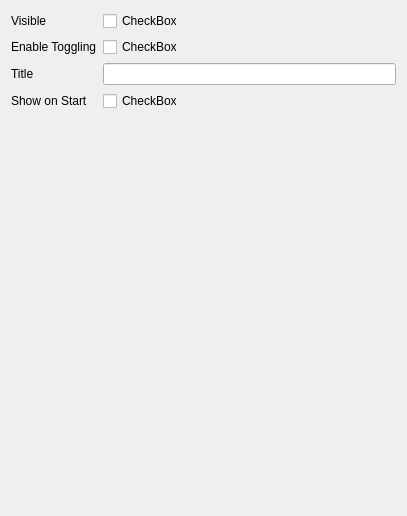
             <widget class="QWidget" name="page_7">
              <property name="geometry">
               <rect>
                <x>0</x>
                <y>0</y>
                <width>407</width>
                <height>516</height>
               </rect>
              </property>
              <attribute name="label">
               <string>Panel3 (Content)</string>
              </attribute>
              <layout class="QFormLayout" name="formLayout_6">
               <item row="0" column="0">
                <widget class="QLabel" name="label_38">
                 <property name="text">
                  <string>Visible</string>
                 </property>
                </widget>
               </item>
               <item row="0" column="1">
                <widget class="AnimatedCheck" name="builder__panel3__visible">
                 <property name="text">
                  <string>CheckBox</string>
                 </property>
                </widget>
               </item>
               <item row="1" column="0">
                <widget class="QLabel" name="label_35">
                 <property name="text">
                  <string>Enable Toggling</string>
                 </property>
                </widget>
               </item>
               <item row="1" column="1">
                <widget class="AnimatedCheck" name="builder__panel3__toggle">
                 <property name="text">
                  <string>CheckBox</string>
                 </property>
                </widget>
               </item>
               <item row="2" column="0">
                <widget class="QLabel" name="label_37">
                 <property name="text">
                  <string>Title</string>
                 </property>
                </widget>
               </item>
               <item row="2" column="1">
                <widget class="QLineEdit" name="builder__panel3__title"/>
               </item>
               <item row="3" column="0">
                <widget class="QLabel" name="label_33">
                 <property name="text">
                  <string>Show on Start</string>
                 </property>
                </widget>
               </item>
               <item row="3" column="1">
                <widget class="AnimatedCheck" name="builder__panel3__show_onstart">
                 <property name="text">
                  <string>CheckBox</string>
                 </property>
                </widget>
               </item>
              </layout>
             </widget>
